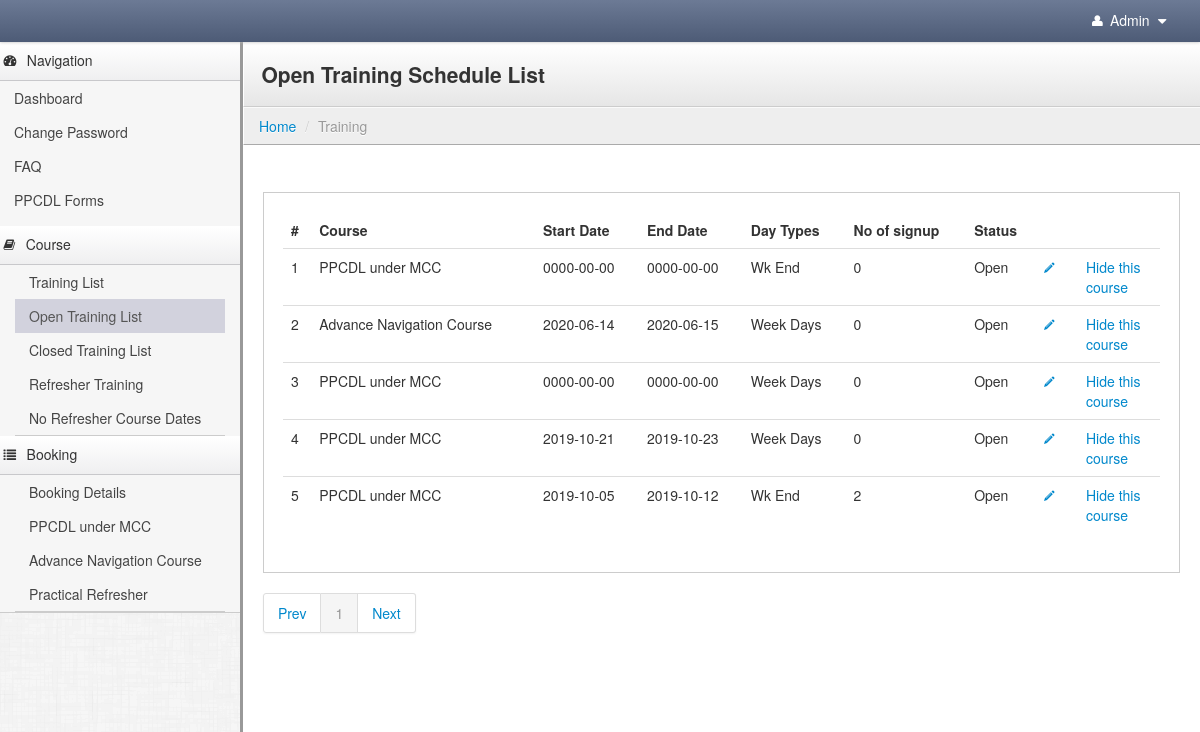
Page /mets/admin/home.php?mode=training&pg=open_training_list (signed in) on the committed database.
### tables this page shows
CREATE TABLE `training_schedules` (
  `course_training_id` int(11) NOT NULL,
  `course_id` int(11) NOT NULL,
  `start_date` date NOT NULL,
  `end_date` date NOT NULL,
  `day_type` enum('Week Days','Wk End') NOT NULL,
  `limit_stat` enum('Y','N') NOT NULL,
  `max_limit` int(11) NOT NULL,
  `no_of_sign_up` int(11) NOT NULL,
  `training_stat` enum('O','C') NOT NULL,
  `stat` enum('Y','N') NOT NULL
);

CREATE TABLE `course` (
  `course_id` int(11) NOT NULL,
  `course_name` varchar(255) NOT NULL
);

### mets/admin/include_page/training/open_training_list.php (the view, shortened to what this page needs)
<?php include("./include/top_bar.php");
      include("./include/sidebar_nav.php");
$argu2	= 	'';
$limit	=	10;
$seltab	=	"select * from training_schedules where training_stat='O'  and stat='Y' order by course_training_id desc";
list($res_query, $paging_table,$total_record)	= pagedisplay($start,$argu2,$limit,'home',$seltab) ;
?>
<div class="content">
    <div class="header">
        <h1 class="page-title">Open Training Schedule List</h1>
    </div>
     <?php include("./include/breadcrumb.php");?>
    <div class="container-fluid">
        <div class="row-fluid">
            <div class="btn-toolbar">
            </div>
            <div class="well">
                <table class="table">
                    <thead>
                        <tr>
                            <th>#</th>
                            <th>Course</th>
                            <th>Start Date</th>
                            <th>End Date</th>
                            <th>Day Types</th>
                            <th>No of signup</th>
                            <th>Status</th>
                            <th style="width: 26px;"></th>
							  <th style="width:66px;"></th>
                        </tr>
                    </thead>
                    <tbody>
            <?php
			$cnt=0;
			while($result = mysqli_fetch_array($res_query)){
				$cnt++;
				$univ = mysqli_query($con, "select course_name from course where course_id = '".$result['course_id']."'");
				$un_qry = mysqli_fetch_array($univ);
				?>
                        <tr>
                            <td><?php echo $cnt?></td>
                             <td><?php echo $un_qry['course_name']?></td>
                            <td><?php echo $result['start_date']?></td>
                            <td><?php echo $result['end_date']?></td>
                            <td><?php echo $result['day_type']?></td>
                            <td><?php echo $result['no_of_sign_up']?></td>
                            <td><?php if($result['training_stat']=='O'){
									echo 'Open';
									}
									else if($result['training_stat']=='C'){
									echo 'Closed';
									}
									?></td>
                            <td>
                            <a href="<?php echo pg_link("mode=training&pg=edit_schedule&edit_id=".$result['course_training_id'])?>" title="Edit"><i class="icon-pencil"></i></a>
                            </td>
							<td>
							   <?php
							   if(date("Y-m-d")> $result['end_date']){
							   ?>
                            	<a href="javascript:;;" onClick="javascript:hide_course('<?php echo pg_link("mode=training&pg=open_training_list&start=".$start."&edit_id=".$result['course_training_id'])?>');" title="hide">Hide this course</a>
                           	<?php
							}
							?>
                            </td>
                        </tr>
             <?php }?>
                    </tbody>
                </table>
            </div>
            <div class="pagination"><?php echo $paging_table?> </div>
          <?php include("./include/footer.php");?>
        </div>
    </div>
</div>
  </body>
</html>

### mets/admin/stylesheets/theme.css (style rules this page uses)
body { background: #eee; background-image: url(../images/furley_bg.png); background-position: initial initial; background-repeat: initial initial; background-position: initial initial; background-repeat: initial initial; margin: 0px; padding: 0px; }
h1 { margin-top: 0px; color: #eee; }
.content { min-width: 400px; position: relative; min-height: 800px; background: #fff; margin-left: 240px; border-left: 1px solid #cccccc; border-left: 3px solid #999999; }
.header { background: #ffffff; background: #ffffff; background: -webkit-gradient(linear, left bottom, left top, color-stop(0, #e6e6e6), color-stop(1, #ffffff)); background: -ms-linear-gradient(bottom, #e6e6e6, #ffffff); background: -moz-linear-gradient(center bottom, #e6e6e6 0%, #ffffff 100%); background: -o-linear-gradient(bottom, #e6e6e6, #ffffff); filter: progid:dximagetransform.microsoft.gradient(startColorStr='#4d5b76', EndColorStr='#6c7a95'); -ms-filter: "progid:DXImageTransform.Microsoft.gradient(startColorStr='#ffffff',EndColorStr='#e6e6e6')"; border-bottom: 1px solid #cccccc; border-top: 1px solid #ffffff; border-left: 1px solid #ffffff; padding: 0em 1.25em; }
.header h1 { margin: 1em 0em; padding: 0em; line-height: 1em; font-size: 1.5em; color: #eee; color: #333; }
.well { background-color: #fff; border: 1px solid #ccc; -webkit-box-shadow: 1px 1px 0px #ffffff; -moz-box-shadow: 1px 1px 0px #ffffff; box-shadow: 1px 1px 0px #ffffff; -webkit-border-radius: 0px; -moz-border-radius: 0px; border-radius: 0px; -moz-background-clip: padding; -webkit-background-clip: padding-box; background-clip: padding-box; }

### rows in the picture
training_schedules: course.course_name "PPCDL under MCC", start_date "0000-00-00", end_date "0000-00-00", day_type "Wk End", no_of_sign_up "0", training_stat "Open"
training_schedules: course.course_name "Advance Navigation Course", start_date "2020-06-14", end_date "2020-06-15", day_type "Week Days", no_of_sign_up "0", training_stat "Open"
training_schedules: course.course_name "PPCDL under MCC", start_date "0000-00-00", end_date "0000-00-00", day_type "Week Days", no_of_sign_up "0", training_stat "Open"
training_schedules: course.course_name "PPCDL under MCC", start_date "2019-10-21", end_date "2019-10-23", day_type "Week Days", no_of_sign_up "0", training_stat "Open"
training_schedules: course.course_name "PPCDL under MCC", start_date "2019-10-05", end_date "2019-10-12", day_type "Wk End", no_of_sign_up "2", training_stat "Open"

### other values in the picture
$mode_label "Training"
